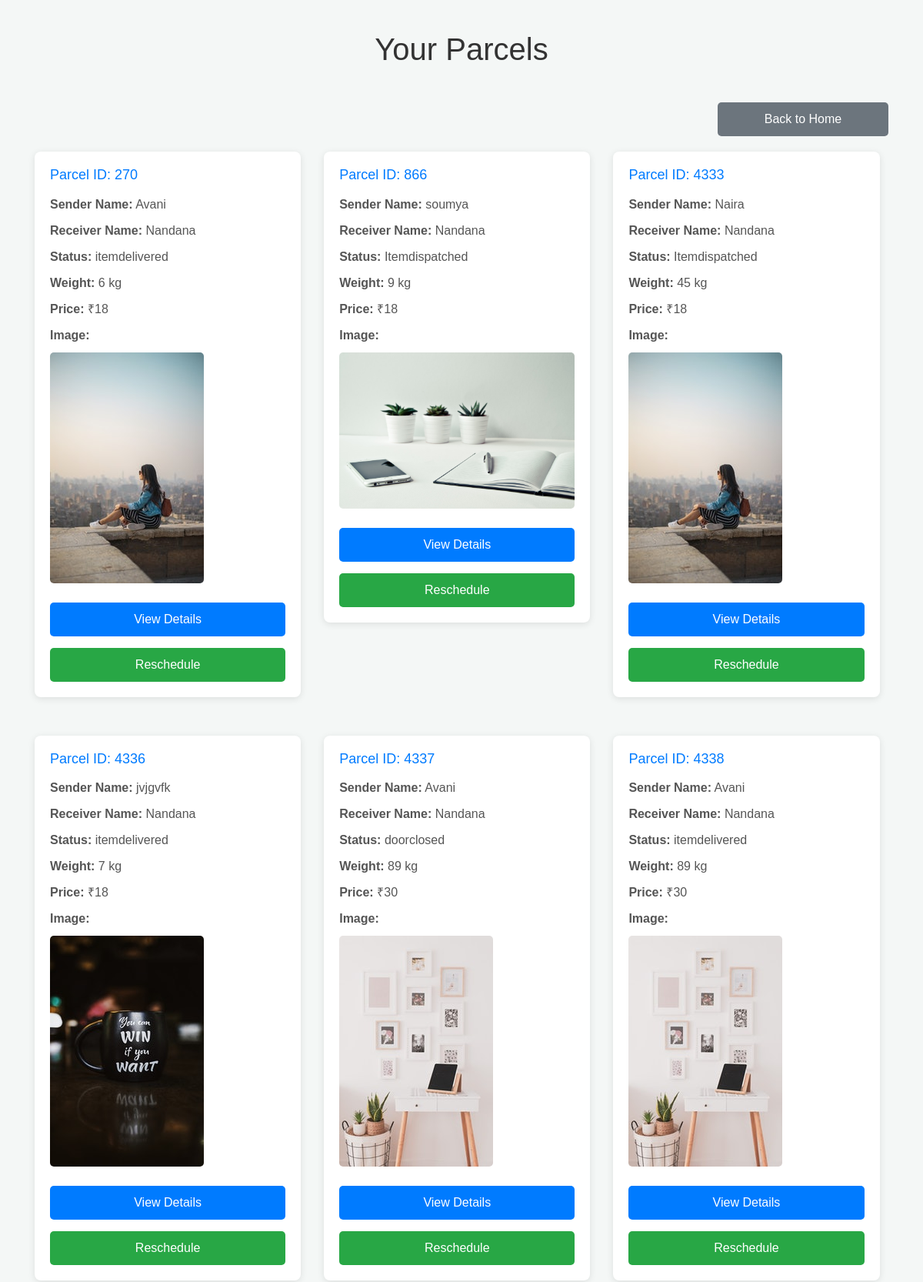
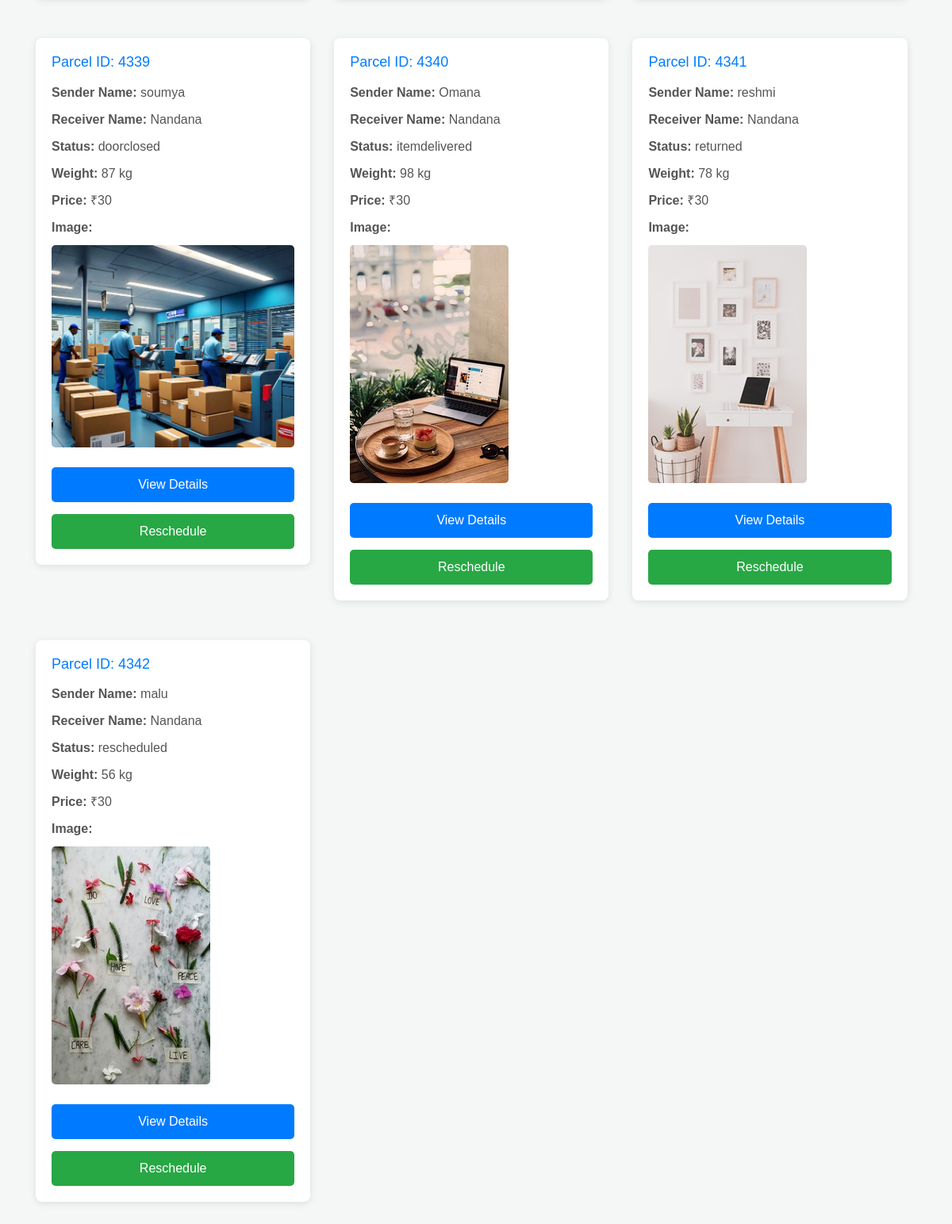
The page /user_parcels/ (signed in) on the database its author committed (2 pictures, top to bottom).
### POST/models.py (models this page shows)
class postmodel(models.Model):
    post_id=models.IntegerField()
    parcel_id = models.IntegerField(unique=True)
    postoffice_choices=(
        ('mainpostoffice','Main_postoffice'),
        ('subpostoffice','Sub_postoffice')
    )
    postoffice=models.CharField(max_length=20,choices=postoffice_choices)
    sendername=models.CharField(max_length=100)
    sender_address=models.CharField(max_length=100)
    sender_contact = models.IntegerField(null=True, blank=True)
    receivername=models.CharField(max_length=100)
    receiver_address=models.CharField(max_length=100)
    receiver_email=models.EmailField(blank=True,null=True)
    receiver_postoffice=models.CharField(max_length=100)
    receiver_contact=models.IntegerField()
    posted_date=models.DateField()
    remarks=models.CharField(max_length=200)
    status_choices=(
        ('itempacked','item_packed'),
        ('itemdispatched','item_dispatched'),
        ('itemoutfordelivery','item_outfordelivery'),
        ('itemdelivered','item_delivered'),
        ('doorclosed', 'door_closed'),
        ('returned' , 'returned'),
        ('rescheduled','rescheduled')
    )
    status=models.CharField(max_length=100,choices=status_choices)
    weight=models.IntegerField()
    kms=models.IntegerField()
    price=models.IntegerField()
    screenshot=models.ImageField(upload_to='images/',blank=True,null=True)
    postman_name=models.CharField(max_length=100)
    reschedule_status=models.BooleanField(default=False,blank=True,null=True)

### POST/views.py (the view)
# urls.py: path('user_parcels/', views.user_parcels, name='user_parcels'),
def user_parcels(request):
        semail=request.session['email']
        user=USER.objects.get(email=semail)
        parcels = postmodel.objects.filter(receiver_email=user.email)
        return render(request, 'user_parcels.html', {'parcels': parcels})

### POST/templates/user_parcels.html (shortened to what this page needs)
<!DOCTYPE html>
<html lang="en">
<head>
    <link rel="stylesheet" href="https://stackpath.bootstrapcdn.com/bootstrap/4.5.2/css/bootstrap.min.css">
</head>
<body>
<div class="container">
    <h1>Your Parcels</h1>
    <div class="right-align">
        <a href="{% url 'home' %}" class="back-btn">Back to Home</a>
    </div>
    <div class="row">
        {% for parcel in parcels %}
        <div class="col-md-4">
            <div class="parcel-card">
                <h5>Parcel ID: {{ parcel.parcel_id }}</h5>
                <p><strong>Sender Name:</strong> {{ parcel.sendername }}</p>
                <p><strong>Receiver Name:</strong> {{ parcel.receivername }}</p>
                <p><strong>Status:</strong> {{ parcel.status }}</p>
                <p><strong>Weight:</strong> {{ parcel.weight }} kg</p>
                <p><strong>Price:</strong> ₹{{ parcel.price }}</p>
                {% if parcel.screenshot %}
                <p><strong>Image:</strong><br><img src="{{ parcel.screenshot.url }}" alt="Parcel Image"></p>
                {% endif %}
                <a href="{% url 'parcel_detail' parcel.id %}" class="btn-view-details">View Details</a>
                <a href="{% url 'reschedule' parcel.id %}" class="reschedule-btn">Reschedule</a>
            </div>
        </div>
        {% empty %}
        <p class="col-12 text-center">You have no parcels.</p>
        {% endfor %}
    </div>
</div>
</body>
</html>

### POST/templates/user_parcels.html (style rules this page uses)
body { background-color: #f4f7f6; font-family: 'Arial', sans-serif; }
.container { margin-top: 40px; }
h1 { text-align: center; color: #333; margin-bottom: 30px; }
.parcel-card { margin-bottom: 30px; padding: 20px; background-color: #fff; border-radius: 8px; box-shadow: 0 2px 10px rgba(0, 0, 0, 0.1); transition: transform 0.3s ease, box-shadow 0.3s ease; }
.parcel-card h5 { font-size: 18px; color: #007bff; margin-bottom: 15px; }
.parcel-card p { margin-bottom: 10px; color: #555; }
.parcel-card img { max-width: 100%; height: auto; border-radius: 5px; margin-top: 10px; }
.btn-view-details { margin-top: 15px; color: #fff; border: none; padding: 10px 20px; font-size: 16px; border-radius: 5px; text-decoration: none; display: inline-block; width: 100%; text-align: center; transition: background-color 0.3s ease; }
.reschedule-btn { margin-top: 15px; color: #fff; border: none; padding: 10px 20px; font-size: 16px; border-radius: 5px; text-decoration: none; display: inline-block; width: 100%; text-align: center; transition: background-color 0.3s ease; }
.back-btn { margin-top: 15px; color: #fff; border: none; padding: 10px 20px; font-size: 16px; border-radius: 5px; text-decoration: none; display: inline-block; width: 20%; text-align: center; transition: background-color 0.3s ease; }
.btn-view-details { background-color: #007bff; }
.reschedule-btn { background-color: #28a745; }
.back-btn { background-color: #6c757d; }
.row { display: flex; flex-wrap: wrap; }
.col-md-4 { flex: 0 33%; margin-bottom: 20px; }
.right-align { text-align: right; margin-bottom: 20px; }

### rows shown on the page
postmodel: parcel_id "270", sendername "Avani", receivername "Nandana", status "itemdelivered", weight "6", price "18", screenshot (picture)
postmodel: parcel_id "866", sendername "soumya", receivername "Nandana", status "Itemdispatched", weight "9", price "18", screenshot (picture)
postmodel: parcel_id "4333", sendername "Naira", receivername "Nandana", status "Itemdispatched", weight "45", price "18", screenshot (picture)
postmodel: parcel_id "4336", sendername "jvjgvfk", receivername "Nandana", status "itemdelivered", weight "7", price "18", screenshot (picture)
postmodel: parcel_id "4337", sendername "Avani", receivername "Nandana", status "doorclosed", weight "89", price "30", screenshot (picture)
postmodel: parcel_id "4338", sendername "Avani", receivername "Nandana", status "itemdelivered", weight "89", price "30", screenshot (picture)
postmodel: parcel_id "4339", sendername "soumya", receivername "Nandana", status "doorclosed", weight "87", price "30", screenshot (picture)
postmodel: parcel_id "4340", sendername "Omana", receivername "Nandana", status "itemdelivered", weight "98", price "30", screenshot (picture)
postmodel: parcel_id "4341", sendername "reshmi", receivername "Nandana", status "returned", weight "78", price "30", screenshot (picture)
postmodel: parcel_id "4342", sendername "malu", receivername "Nandana", status "rescheduled", weight "56", price "30", screenshot (picture)
